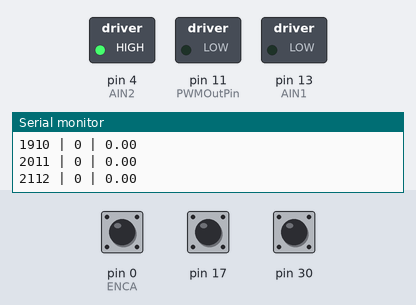
The program below on a simulated Arduino Leonardo, built with avr-gcc and run on an emulated ATmega32U4. On the bench: switched loads named in the program (green lamp = pin HIGH), the last lines printed to the serial monitor. The inputs (shaded band) are chosen by the test bench; at power-on: pin 30 HIGH, pin 17 HIGH, pin 0 (ENCA) HIGH.

Above: at 2.2 s.
2.3 s: pin 30 pulled LOW for 0.15 s
At 2.41 s:
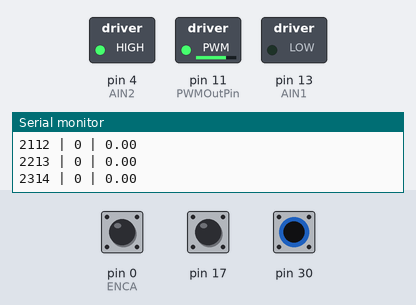
4.0 s: pin 17 pulled LOW for 0.15 s
At 4.13 s:
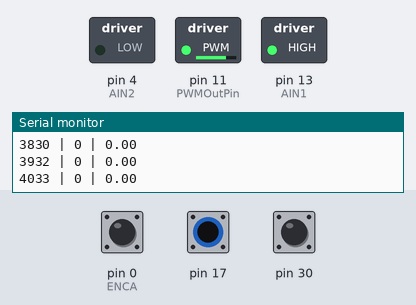
5.7 s: pin 17 pulled LOW for 3.2 s
At 10.1 s:
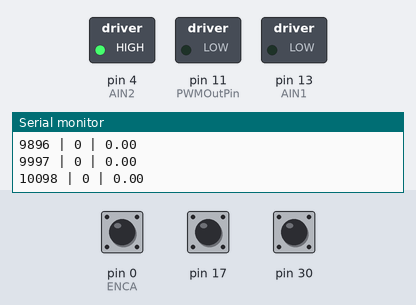
10.4 s: pin 30 pulled LOW for 3.2 s
At 10.8 s:
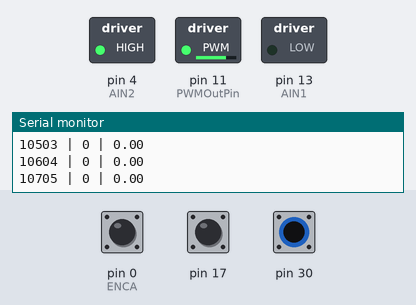
Timing chart, 0 to 15.1 s (numbered marks = the images above; inputs shaded):
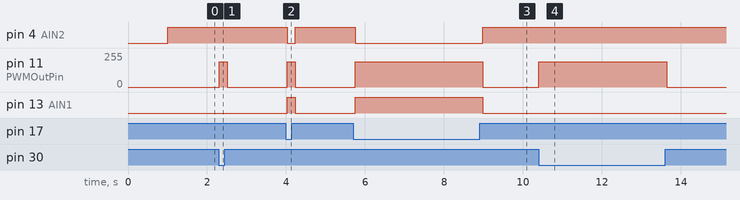

Measured:
- after the input at 2.3 s, pin 11 (PWMOutPin): 0/255 → 191/255 at once, → 0/255 0.20 s later
- after the input at 4.0 s, pin 4 (AIN2): HIGH → LOW at once, → HIGH 0.20 s later; pin 11 (PWMOutPin): 0/255 → 191/255 at once, → 0/255 0.20 s later; pin 13 (AIN1): LOW → HIGH at once, → LOW 0.20 s later
- after the input at 5.7 s, pin 4 (AIN2): HIGH → LOW after 0.05 s, → HIGH 3.2 s later; pin 11 (PWMOutPin): 0/255 → 191/255 after 0.05 s, → 0/255 3.2 s later; pin 13 (AIN1): LOW → HIGH after 0.05 s, → LOW 3.2 s later
- after the input at 10.4 s, pin 11 (PWMOutPin): 0/255 → 191/255 at once, → 0/255 3.2 s later

The program:

main.cpp
```cpp
#include <Arduino.h>
#include <Romi32U4.h>
#include "BlueMotor.h"

BlueMotor motor;
Romi32U4ButtonB buttonB;
Romi32U4ButtonC buttonC;

long prevPos = 0;
unsigned long prevTime = 0;
const int TICKS_PER_REV = 1440; // adjust to your encoder

void setup() {
  Serial.begin(9600);
  delay(1000); // short delay to allow Serial to connect

  motor.setup();
  motor.reset();

  prevPos = motor.getPosition();
  prevTime = millis();

  Serial.println("Time(ms) | Position | Speed(RPM)");
}

void loop() {
  // --- Motor control ---
  if (buttonB.isPressed()) {
    motor.setEffort(300);
  } else if (buttonC.isPressed()) {
    motor.setEffort(-300);
  } else {
    motor.setEffort(0);
  }

  // --- Read current position and time ---
  long pos = motor.getPosition();
  unsigned long currTime = millis();

  // --- Calculate speed (RPM) ---
  float rpm = (pos - prevPos) / float(TICKS_PER_REV) * 60000.0 / (currTime - prevTime);

  // --- Print Time, Position, and Speed ---
  Serial.print(currTime);
  Serial.print(" | ");
  Serial.print(pos);
  Serial.print(" | ");
  Serial.println(rpm, 2); // 2 decimal places

  // --- Update previous values ---
  prevPos = pos;
  prevTime = currTime;

  delay(100); // adjust loop rate if needed
}
```

BlueMotor.cpp
```cpp
#include <Arduino.h>
#include <BlueMotor.h>
#include <Romi32U4.h>

long oldValue = 0;
long newValue;
volatile long count = 0;
unsigned time = 0;

const int ENCA = 0;
const int ENCB = 1;

BlueMotor::BlueMotor()
{
}

void BlueMotor::setup()
{
    pinMode(PWMOutPin, OUTPUT);
    pinMode(AIN2, OUTPUT);
    pinMode(AIN1, OUTPUT);
    pinMode(ENCA, INPUT);
    pinMode(ENCB, INPUT);
    TCCR1A = 0xA8; //0b10101000; //gcl: added OCR1C for adding a third PWM on pin 11
    TCCR1B = 0x11; //0b00010001;
    ICR1 = 400;
    OCR1C = 0;

    attachInterrupt(digitalPinToInterrupt(ENCA), isr, CHANGE);
    reset();
}

long BlueMotor::getPosition()
{
    long tempCount = 0;
    noInterrupts();
    tempCount = count;
    interrupts();
    return tempCount;
}

void BlueMotor::reset()
{
    noInterrupts();
    count = 0;
    interrupts();
}


void BlueMotor::isr()
{
    count++;
}

void BlueMotor::setEffort(int effort)
{
    if (effort < 0)
    {
        setEffort(-effort, true);
    }
    else
    {
        setEffort(effort, false);
    }
}

void BlueMotor::setEffort(int effort, bool clockwise)
{
    if (clockwise)
    {
        digitalWrite(AIN1, HIGH);
        digitalWrite(AIN2, LOW);
    }
    else
    {
        digitalWrite(AIN1, LOW);
        digitalWrite(AIN2, HIGH);
    }
    OCR1C = constrain(effort, 0, 400);
}

void BlueMotor::moveTo(long target)  //Move to this encoder position within the specified
{                                    //tolerance in the header file using proportional control
                                     //then stop

    setEffort(0);
}
```

BlueMotor.h
```cpp
#pragma once

class BlueMotor
{
public:
    BlueMotor();
    void setEffort(int effort);
    void moveTo(long position);
    long getPosition();
    void reset();
    void setup();

private:
    void setEffort(int effort, bool clockwise);
    static void isr();
    const int tolerance = 3;
    const int PWMOutPin = 11;
    const int AIN2 = 4;
    const int AIN1 = 13;
};
```
